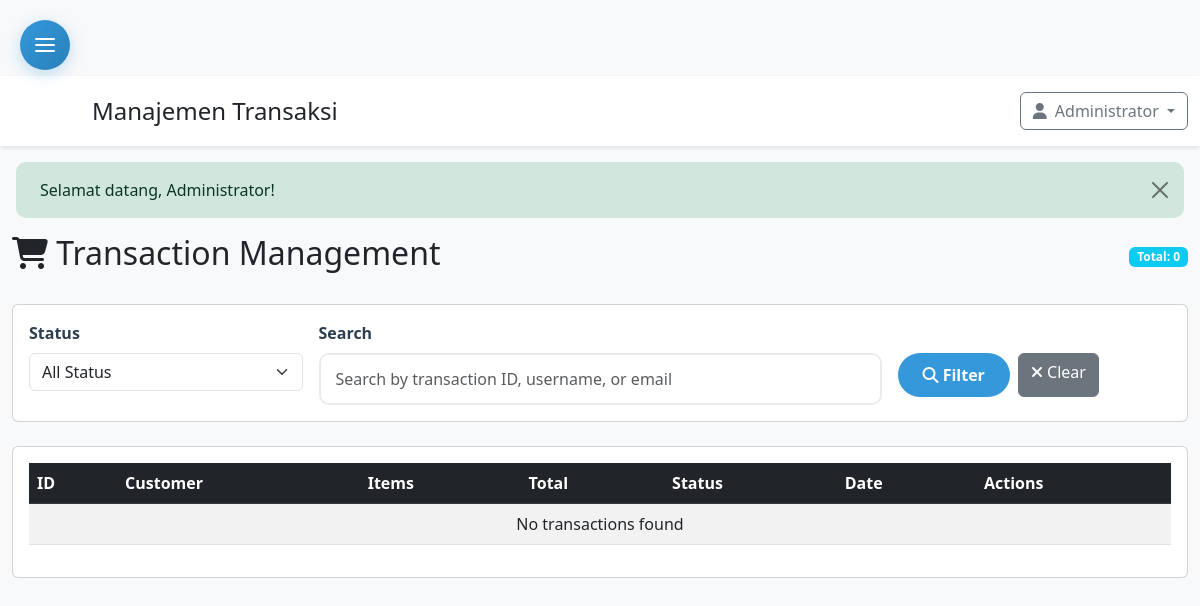
The page /admin/transactions.php (signed in) on the database as committed earlier.
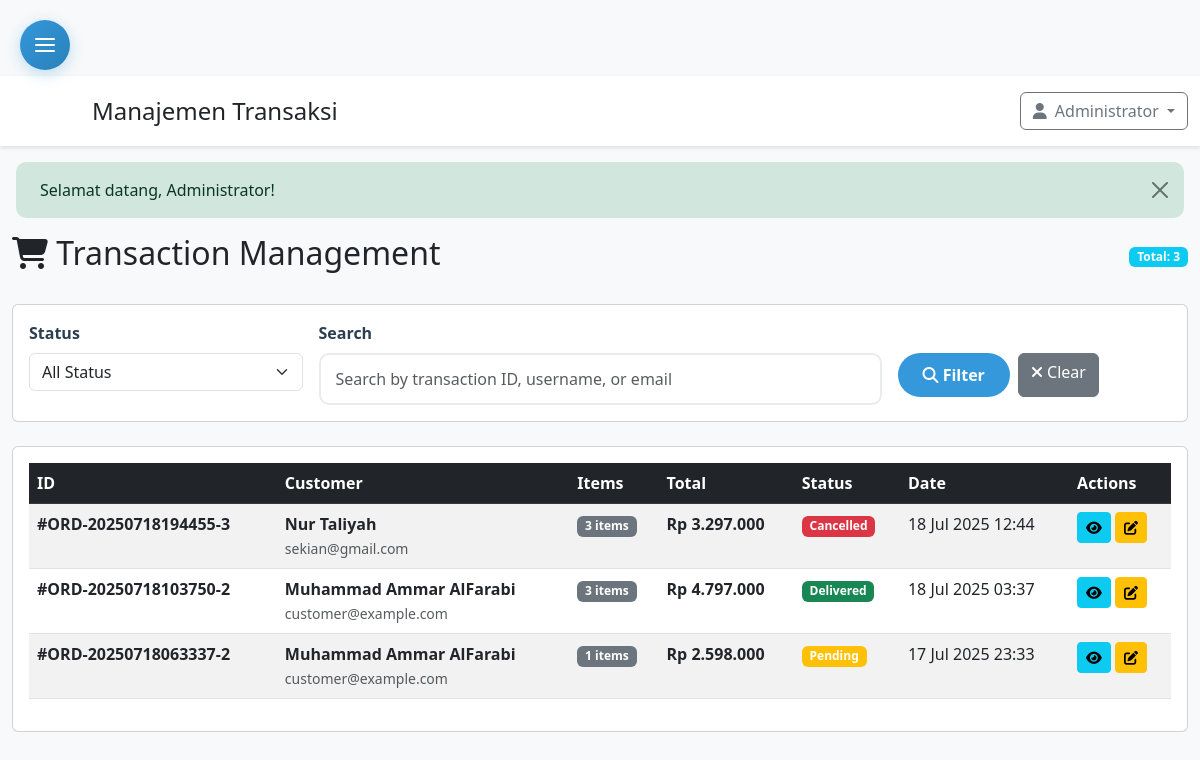
The same page on the database as committed later.
### tables this page shows
CREATE TABLE `orders` (
  `id` int(11) NOT NULL,
  `order_number` varchar(50) NOT NULL,
  `user_id` int(11) NOT NULL,
  `total_amount` decimal(10,2) NOT NULL,
  `status` enum('pending','processing','shipped','delivered','cancelled') DEFAULT 'pending',
  `address` text NOT NULL,
  `city` varchar(100) NOT NULL,
  `state` varchar(100) NOT NULL,
  `zip` varchar(20) NOT NULL,
  `phone` varchar(20) NOT NULL,
  `courier_note` text DEFAULT NULL,
  `payment_method` varchar(50) NOT NULL,
  `created_at` timestamp NOT NULL DEFAULT current_timestamp(),
  `updated_at` timestamp NOT NULL DEFAULT current_timestamp() ON UPDATE current_timestamp()
);

CREATE TABLE `users` (
  `id` int(11) NOT NULL,
  `name` varchar(255) NOT NULL,
  `email` varchar(255) NOT NULL,
  `password` varchar(255) NOT NULL,
  `phone` varchar(20) DEFAULT NULL,
  `address` text DEFAULT NULL,
  `role_id` int(11) DEFAULT 2,
  `status` tinyint(1) DEFAULT 1,
  `created_at` datetime DEFAULT current_timestamp(),
  `updated_at` datetime DEFAULT current_timestamp() ON UPDATE current_timestamp()
);

### admin/transactions.php (the view, shortened to what the changed rows need)
<?php
require_once '../config.php';
$page = isset($_GET['page']) ? max(1, intval($_GET['page'])) : 1;
$limit = 20;
$offset = ($page - 1) * $limit;
$where_conditions = [];
$params = [];
$where_clause = !empty($where_conditions) ? "WHERE " . implode(" AND ", $where_conditions) : "";
try {
    $stmt = $pdo->prepare("
        SELECT o.*, u.name as username, u.email,
               COUNT(oi.id) as item_count
        FROM orders o
        JOIN users u ON o.user_id = u.id
        LEFT JOIN order_items oi ON o.id = oi.order_id
        $where_clause
        GROUP BY o.id
        ORDER BY o.created_at DESC
        LIMIT $limit OFFSET $offset
    ");
    $stmt->execute($params);
    $transactions = $stmt->fetchAll();
    $count_stmt = $pdo->prepare("
        SELECT COUNT(DISTINCT o.id)
        FROM orders o
        JOIN users u ON o.user_id = u.id
        $where_clause
    ");
    $count_stmt->execute($params);
    $total_transactions = $count_stmt->fetchColumn();
} catch (Exception $e) {
    $transactions = [];
    $total_pages = 0;
    $_SESSION['error'] = "Error fetching orders: " . $e->getMessage();
}
include 'includes/admin_header.php';
?>
<div class="container-fluid">
    <div class="row">
        <div class="col-12">
            <div class="d-flex justify-content-between align-items-center mb-4">
                <h2><i class="fas fa-shopping-cart"></i> Transaction Management</h2>
                <div class="d-flex gap-2">
                    <span class="badge bg-info">Total: <?= $total_transactions ?></span>
                </div>
            </div>
            <div class="card">
                <div class="card-body">
                    <div class="table-responsive">
                        <table class="table table-striped table-hover">
                            <thead class="table-dark">
                                <tr>
                                    <th>ID</th>
                                    <th>Customer</th>
                                    <th>Items</th>
                                    <th>Total</th>
                                    <th>Status</th>
                                    <th>Date</th>
                                    <th>Actions</th>
                                </tr>
                            </thead>
                            <tbody>
                                <?php if (empty($transactions)): ?>
                                <tr>
                                    <td colspan="7" class="text-center">No transactions found</td>
                                </tr>
                                <?php else: ?>
                                <?php foreach ($transactions as $transaction): ?>
                            <tr>
                                <td><strong>#<?= $transaction['order_number'] ?></strong></td>
                                <td>
                                    <div>
                                        <strong><?= htmlspecialchars($transaction['username']) ?></strong>
                                    </div>
                                    <small class="text-muted"><?= htmlspecialchars($transaction['email']) ?></small>
                                </td>
                                <td>
                                    <span class="badge bg-secondary"><?= $transaction['item_count'] ?> items</span>
                                </td>
                                <td>
                                    <strong>Rp <?= number_format($transaction['total_amount'], 0, ',', '.') ?></strong>
                                </td>
                                    <td>
                                        <?php
                                        $status_colors = [
                                            'pending' => 'warning',
                                            'processing' => 'info',
                                            'shipped' => 'primary',
                                            'delivered' => 'success',
                                            'cancelled' => 'danger'
                                        ];
                                        $color = $status_colors[$transaction['status']] ?? 'secondary';
                                        ?>
                                        <span class="badge bg-<?= $color ?>"><?= ucfirst($transaction['status']) ?></span>
                                    </td>
                                    <td><?= date('d M Y H:i', strtotime($transaction['created_at'])) ?></td>
                                    <td>
                                        <button type="button" class="btn btn-sm btn-info"
                                                onclick="viewTransaction(<?= $transaction['id'] ?>)">
                                            <i class="fas fa-eye"></i>
                                        </button>
                                        <button type="button" class="btn btn-sm btn-warning"
                                                onclick="updateStatus(<?= $transaction['id'] ?>, '<?= $transaction['status'] ?>')">
                                            <i class="fas fa-edit"></i>
                                        </button>
                                    </td>
                                </tr>
                                <?php endforeach; ?>
                                <?php endif; ?>
                            </tbody>
                        </table>
                    </div>
                </div>
            </div>
        </div>
    </div>
</div>
<?php include 'includes/admin_footer.php'; ?>

Rows that differ between the two databases and show on the page:
added orders: order_number "ORD-20250718194455-3", user.name "Nur Taliyah", user.email "sekian@gmail.com", item_count "3", total_amount "3.297.000", status "Cancelled", created_at "18 Jul 2025 12:44"
added orders: order_number "ORD-20250718103750-2", user.name "Muhammad Ammar AlFarabi", user.email "customer@example.com", item_count "3", total_amount "4.797.000", status "Delivered", created_at "18 Jul 2025 03:37"
added orders: order_number "ORD-20250718063337-2", user.name "Muhammad Ammar AlFarabi", user.email "customer@example.com", item_count "1", total_amount "2.598.000", status "Pending", created_at "17 Jul 2025 23:33"
Other text that changed with them:
$total_transactions: "0" → "3"
text no longer shown: "No transactions found"
